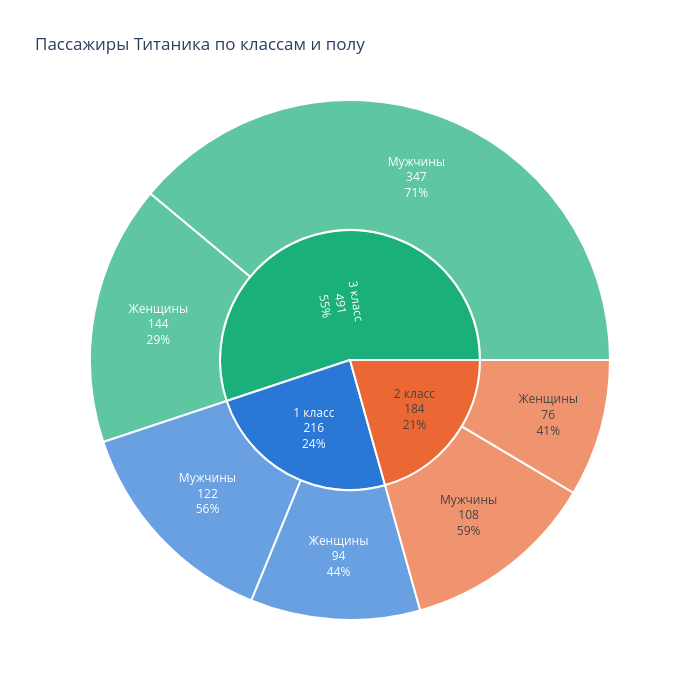

The cell this chart's notebook holds for it:
### Code cell
fig = px.sunburst(
    class_sex_counts,
    path=["ClassLabel", "SexLabel"],
    values="Пассажиров",
    color="ClassLabel",
    color_discrete_map=CLASS_COLORS,
    title="Пассажиры Титаника по классам и полу",
    labels={"ClassLabel": "Класс", "SexLabel": "Пол", "Пассажиров": "Пассажиров"},
)
fig.update_traces(
    textinfo="label+value+percent parent",
    hovertemplate="<b>%{label}</b><br>Пассажиров: %{value}<br>Доля в родительском уровне: %{percentParent:.1%}<extra></extra>",
    marker={"line": {"color": "white", "width": 2}},
)
fig.update_layout(width=700, height=700)
fig.show()

### Figure 1 — Plotly figure (JSON) as saved in the notebook; plotly's stock layout.template omitted (floating-point values rounded to 4 significant figures)
{"data": [{"branchvalues": "total", "customdata": [["1 класс"], ["1 класс"], ["1 класс"], ["2 класс"], ["2 класс"], ["2 класс"], ["3 класс"], ["3 класс"], ["3 класс"]], "domain": {"x": [0, 1], "y": [0, 1]}, "hovertemplate": "<b>%{label}</b><br>Пассажиров: %{value}<br>Доля в родительском уровне: %{percentParent:.1%}<extra></extra>", "ids": ["1 класс/Женщины", "1 класс/Мужчины", "1 класс", "2 класс/Женщины", "2 класс/Мужчины", "2 класс", "3 класс/Женщины", "3 класс/Мужчины", "3 класс"], "labels": ["Женщины", "Мужчины", "1 класс", "Женщины", "Мужчины", "2 класс", "Женщины", "Мужчины", "3 класс"], "marker": {"colors": ["#2a78d6", "#2a78d6", "#2a78d6", "#eb6834", "#eb6834", "#eb6834", "#1baf7a", "#1baf7a", "#1baf7a"], "line": {"color": "white", "width": 2}}, "name": "", "parents": ["1 класс", "1 класс", "", "2 класс", "2 класс", "", "3 класс", "3 класс", ""], "textinfo": "label+value+percent parent", "type": "sunburst", "values": [94.0, 122.0, 216.0, 76.0, 108.0, 184.0, 144.0, 347.0, 491.0]}], "layout": {"height": 700, "legend": {"tracegroupgap": 0}, "title": {"text": "Пассажиры Титаника по классам и полу"}, "width": 700}}
